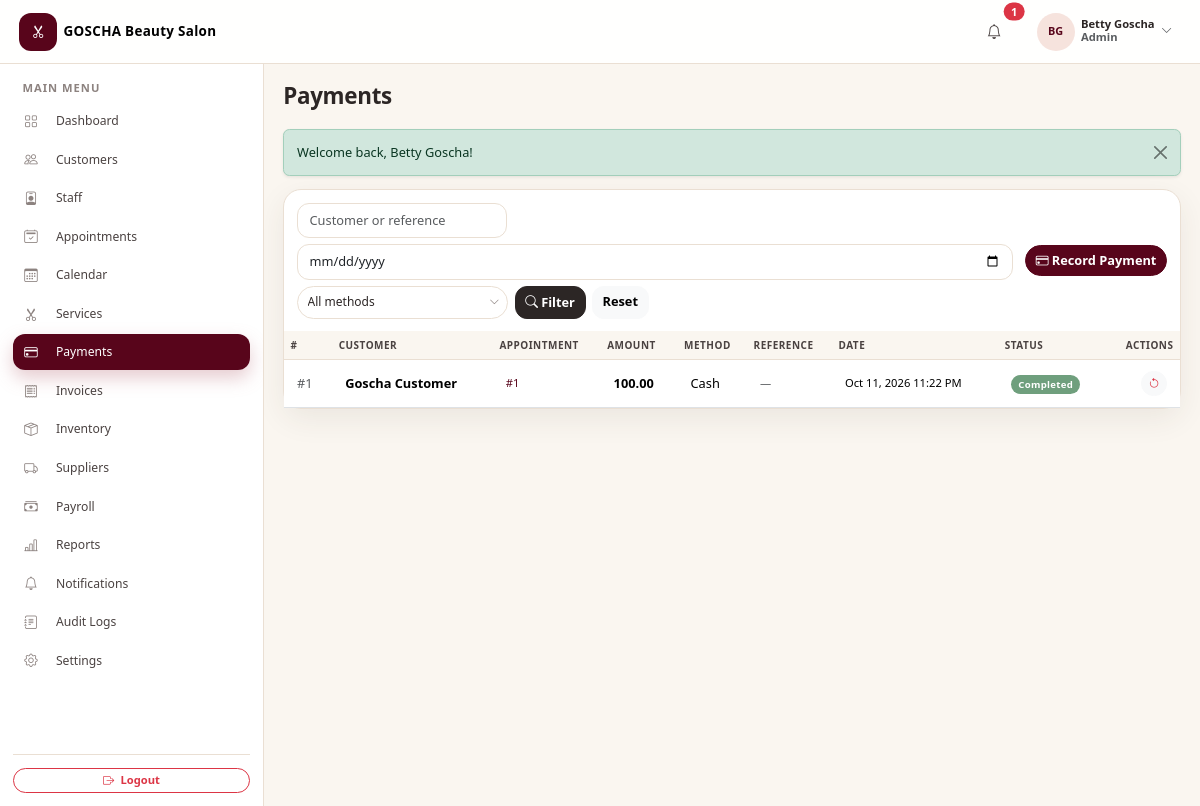
/admin/payments.php (signed in), run on the app's committed database.
### tables this page shows
CREATE TABLE `users` (
  `id` int(11) NOT NULL AUTO_INCREMENT,
  `salon_id` int(11) NOT NULL,
  `name` varchar(100) NOT NULL,
  `first_name` varchar(100) DEFAULT NULL,
  `last_name` varchar(100) DEFAULT NULL,
  `email` varchar(255) NOT NULL,
  `phone` varchar(20) DEFAULT NULL,
  `password` varchar(255) NOT NULL,
  `role` enum('admin','receptionist') NOT NULL DEFAULT 'admin',
  `status` enum('active','inactive') NOT NULL DEFAULT 'active',
  `created_at` datetime NOT NULL DEFAULT current_timestamp(),
  `updated_at` datetime NOT NULL DEFAULT current_timestamp() ON UPDATE current_timestamp(),
  PRIMARY KEY (`id`),
  UNIQUE KEY `uq_users_email` (`email`),
  KEY `idx_users_salon` (`salon_id`),
  CONSTRAINT `fk_users_salon` FOREIGN KEY (`salon_id`) REFERENCES `salons` (`id`)
);

CREATE TABLE `salons` (
  `id` int(11) NOT NULL AUTO_INCREMENT,
  `salon_name` varchar(150) NOT NULL,
  `owner_first_name` varchar(100) DEFAULT NULL,
  `owner_last_name` varchar(100) DEFAULT NULL,
  `email` varchar(255) DEFAULT NULL,
  `phone` varchar(20) DEFAULT NULL,
  `address` varchar(255) DEFAULT NULL,
  `timezone` varchar(64) NOT NULL DEFAULT 'Africa/Addis_Ababa',
  `currency` char(3) NOT NULL DEFAULT 'ETB',
  `status` enum('active','inactive') NOT NULL DEFAULT 'active',
  `setup_completed_at` datetime DEFAULT NULL,
  `created_at` datetime NOT NULL DEFAULT current_timestamp(),
  `updated_at` datetime NOT NULL DEFAULT current_timestamp() ON UPDATE current_timestamp(),
  PRIMARY KEY (`id`),
  UNIQUE KEY `uq_salons_name` (`salon_name`),
  KEY `idx_salons_status` (`status`)
);

CREATE TABLE `payments` (
  `id` int(11) NOT NULL AUTO_INCREMENT,
  `salon_id` int(11) NOT NULL,
  `appointment_id` int(11) NOT NULL,
  `customer_id` int(11) NOT NULL,
  `amount` decimal(10,2) NOT NULL DEFAULT 0.00,
  `payment_method` enum('cash','bank_transfer') NOT NULL DEFAULT 'cash',
  `transaction_reference` varchar(100) DEFAULT NULL,
  `payment_date` datetime NOT NULL DEFAULT current_timestamp(),
  `status` enum('completed','refunded') NOT NULL DEFAULT 'completed',
  PRIMARY KEY (`id`),
  KEY `idx_pay_appt` (`appointment_id`),
  KEY `idx_pay_customer` (`customer_id`),
  KEY `idx_payments_salon` (`salon_id`),
  CONSTRAINT `fk_pay_appt` FOREIGN KEY (`appointment_id`) REFERENCES `appointments` (`id`) ON DELETE CASCADE,
  CONSTRAINT `fk_pay_customer` FOREIGN KEY (`customer_id`) REFERENCES `customers` (`id`) ON DELETE CASCADE,
  CONSTRAINT `fk_payments_salon` FOREIGN KEY (`salon_id`) REFERENCES `salons` (`id`)
);

### modules/payments.php (the view, shortened to what the rows shown need)
<?php
$salonId = (int)current_salon_id();
    ?>
    <?php
$page  = max(1, (int)($_GET['page'] ?? 1));
$perPage = 15;
$where  = [];
$params = [];
$where[]          = 'p.salon_id = :sid';
$params['sid']    = $salonId;
$whereSql = $where ? 'WHERE ' . implode(' AND ', $where) : '';
$stmt = db()->prepare("SELECT COUNT(*) FROM payments p JOIN customers c ON c.id = p.customer_id AND c.salon_id = p.salon_id {$whereSql}");
$stmt->execute($params);
$total = (int)$stmt->fetchColumn();
$pg    = paginate($total, $perPage, $page);
$stmt = db()->prepare(
    "SELECT p.*, CONCAT(c.first_name, ' ', c.last_name) AS customer_name
     FROM payments p JOIN customers c ON c.id = p.customer_id AND c.salon_id = p.salon_id
     {$whereSql}
     ORDER BY p.payment_date DESC
     LIMIT {$perPage} OFFSET {$pg['offset']}"
);
$stmt->execute($params);
$payments = $stmt->fetchAll();
include __DIR__ . '/../includes/header.php';
?>
<div class="card table-card">
    <div class="table-responsive">
        <table class="table table-hover align-middle mb-0">
            <thead><tr><th>#</th><th>Customer</th><th>Appointment</th><th>Amount</th><th>Method</th><th>Reference</th><th>Date</th><th>Status</th><th class="text-end">Actions</th></tr></thead>
            <tbody>
            <?php if (!$payments): ?>
                <tr><td colspan="9"><div class="empty-state">
                    <div class="icon"><i class="bi bi-credit-card"></i></div>
                    <p class="text-muted mb-2">No payments found.</p>
                    <a href="payments.php?action=add" class="btn btn-sm btn-rose rounded-pill">Record a payment</a>
                </div></td></tr>
            <?php else: foreach ($payments as $p): ?>
                <tr>
                    <td class="text-muted">#<?php echo $p['id']; ?></td>
                    <td class="fw-semibold"><?php echo e($p['customer_name']); ?></td>
                    <td class="small"><a href="appointments.php?action=view&id=<?php echo $p['appointment_id']; ?>" class="text-decoration-none">#<?php echo $p['appointment_id']; ?></a></td>
                    <td class="fw-semibold"><?php echo money($p['amount']); ?></td>
                    <td><?php echo e(ucwords(str_replace('_', ' ', $p['payment_method']))); ?></td>
                    <td class="small text-muted"><?php echo $p['transaction_reference'] ? e($p['transaction_reference']) : '—'; ?></td>
                    <td class="small"><?php echo fmt_datetime($p['payment_date']); ?></td>
                    <td><?php echo status_badge($p['status']); ?></td>
                    <td class="text-end">
                        <?php if ($p['status'] === 'completed'): ?>
                            <button type="button" class="btn btn-sm btn-light rounded-pill text-danger"
                                    data-confirm="Mark this payment as refunded?"
                                    data-confirm-action="payments.php?form_action=refund_payment&id=<?php echo $p['id']; ?>"
                                    data-confirm-label="Refund"><i class="bi bi-arrow-counterclockwise"></i></button>
                        <?php endif; ?>
                    </td>
                </tr>
            <?php endforeach; endif; ?>
            </tbody>
        </table>
    </div>
</div>
<?php include __DIR__ . '/../includes/footer.php'; ?>

### includes/navbar.php (shortened to what the rows shown need)
<?php
$user = current_user();
$isAdmin = is_admin();
$base = $isAdmin ? 'admin' : 'receptionist';
$dashUrl = base_url($base . '/dashboard.php');
?>
<nav class="navbar app-navbar navbar-expand-lg sticky-top">
    <div class="container-fluid px-3 px-lg-4">
        <?php $brandLogo = salon_logo_url(); ?>
        <a class="navbar-brand d-flex align-items-center gap-2 fw-semibold" href="<?php echo $dashUrl; ?>">
            <?php if ($brandLogo !== ''): ?>
                <img src="<?php echo e($brandLogo); ?>" alt="<?php echo e(salon_name()); ?> logo" class="brand-logo">
            <?php else: ?>
                <span class="brand-mark"><i class="bi bi-scissors"></i></span>
            <?php endif; ?>
            <span class="brand-name d-none d-sm-inline"><?php echo e(salon_name()); ?></span>
        </a>
        <div class="d-flex align-items-center gap-2 gap-lg-3 ms-auto">
            <div class="dropdown">
                <button class="btn btn-user d-flex align-items-center gap-2" type="button" data-bs-toggle="dropdown" aria-expanded="false">
                    <span class="avatar"><?php echo e(initials($user['name'])); ?></span>
                    <span class="d-none d-md-block text-start">
                        <span class="d-block user-name small lh-1"><?php echo e($user['name']); ?></span>
                        <span class="d-block user-role small text-muted"><?php echo e(ucfirst($user['role'])); ?></span>
                    </span>
                    <i class="bi bi-chevron-down small text-muted"></i>
                </button>
            </div>
        </div>
    </div>
</nav>

### includes/functions.php (shortened to what the rows shown need)
<?php
function e($value): string
{
    return htmlspecialchars((string)$value, ENT_QUOTES, 'UTF-8');
}
function base_url(string $path = ''): string
{
    static $base = null;
    if ($base === null) {
        $rootDir   = realpath(dirname(__DIR__));
        $scriptDir = realpath(dirname($_SERVER['SCRIPT_FILENAME'] ?? __DIR__));
        $depth = 0;
        $dir   = $scriptDir;
        while ($dir && $rootDir && realpath($dir) !== $rootDir && strpos(realpath($dir), $rootDir) === 0) {
            $depth++;
            $dir = dirname($dir);
        }
        $base = str_repeat('../', $depth);
    }
    return $base . $path;
}
function money($amount): string
{
    return number_format((float)$amount, 2);
}
function fmt_datetime($datetime): string
{
    return date('M j, Y g:i A', strtotime((string)$datetime));
}
function initials(string $name): string
{
    $parts = preg_split('/\s+/', trim($name));
    $out = '';
    foreach (array_slice($parts, 0, 2) as $p) {
        if ($p !== '') {
            $out .= mb_substr($p, 0, 1);
        }
    }
    return strtoupper($out ?: '?');
}
function &_settings_cache(): array
{
    static $cache = [];
    return $cache;
}
function settings_salon_id(): int
{
    if (function_exists('default_salon_id')) {
        $id = default_salon_id();
        if ($id > 0) {
            return $id;
        }
    }
}
function get_setting(string $key, $default = null)
{
    $salonId = settings_salon_id();
    $cache =& _settings_cache();
    if (($cache['_generation'] ?? -1) !== settings_cache_generation()
        || !isset($cache['_salons'][$salonId])) {
        $loaded = [];
        try {
            $stmt = db()->prepare(
                'SELECT setting_key, setting_value FROM settings WHERE salon_id = :sid'
            );
            $stmt->execute(['sid' => $salonId]);
            foreach ($stmt->fetchAll() as $row) {
                $loaded[$row['setting_key']] = $row['setting_value'];
            }
        } catch (Throwable $e) {
        }
        if (!isset($cache['_salons']) || !is_array($cache['_salons'])) {
            $cache['_salons'] = [];
        }
        $cache['_salons'][$salonId] = $loaded;
    }
    $value = $cache['_salons'][$salonId][$key] ?? null;
    return ($value !== null && $value !== '') ? $value : $default;
}
function settings_cache_generation(): int
{
    return (int)($GLOBALS['__settings_cache_generation'] ?? 0);
}
function salon_name(): string
{
    if (function_exists('salon_profile')) {
        $profile = salon_profile();
        if (is_array($profile) && trim((string)($profile['salon_name'] ?? '')) !== '') {
            return (string)$profile['salon_name'];
        }
    }
    $mirrored = trim((string)get_setting('salon_name', ''));
    return $mirrored !== '' ? $mirrored : 'Your Salon';
}
function salon_logo_path(): string
{
    return trim((string)get_setting('salon_logo', ''));
}
function salon_logo_url(): string
{
    $path = salon_logo_path();
    if ($path === '') {
        return '';
    }
    $normalized = ltrim(str_replace('\\', '/', $path), '/');
    $url = base_url($normalized);
    return $url;
}
function status_badge(string $status): string
{
    $map = [
        'active'      => 'success',
        'inactive'    => 'secondary',
        'paid'        => 'success',
        'pending'     => 'warning',
        'partial'     => 'info',
        'refunded'    => 'danger',
        'unpaid'      => 'danger',
        'void'        => 'secondary',
        'confirmed'   => 'primary',
        'in_progress' => 'info',
        'completed'   => 'success',
        'cancelled'   => 'danger',
        'no_show'     => 'secondary',
        'waiting'     => 'warning',
        'converted'   => 'success',
    ];
    $class = $map[strtolower($status)] ?? 'secondary';
    return '<span class="badge badge-status bg-' . $class . '">' . e(ucwords(str_replace('_', ' ', $status))) . '</span>';
}
function paginate(int $total, int $perPage, int $page): array
{
    $totalPages = max(1, (int)ceil($total / $perPage));
    $page       = max(1, min($page, $totalPages));
    return [
        'total'       => $total,
        'perPage'     => $perPage,
        'page'        => $page,
        'totalPages'  => $totalPages,
        'offset'      => ($page - 1) * $perPage,
        'hasPrev'     => $page > 1,
        'hasNext'     => $page < $totalPages,
        'prevPage'    => $page - 1,
        'nextPage'    => $page + 1,
    ];
}

### data on the page
users: salon.salon_name "GOSCHA Beauty Salon", name "BG", name "Betty Goscha", role "Admin"
payments: id "1", customer_name "Goscha Customer", appointment "1", amount "100.00", payment_method "Cash", payment_date "Oct 11, 2026 11:22 PM", status "Completed"

### other printed values
$unreadCount "1"
$label "Dashboard"
$label "Customers"
$label "Staff"
$label "Appointments"
$label "Calendar"
$label "Services"
$label "Payments"
$label "Invoices"
$label "Inventory"
$label "Suppliers"
$label "Payroll"
$label "Reports"
$label "Notifications"
$label "Audit Logs"
